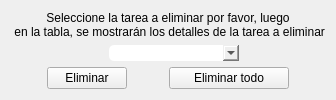
                          <widget class="QWidget" name="page_6">
                           <layout class="QGridLayout" name="gridLayout_10">
                            <item row="2" column="0">
                             <layout class="QGridLayout" name="gridLayout_9">
                              <item row="0" column="0">
                               <widget class="QPushButton" name="BotonEliminarT">
                                <property name="maximumSize">
                                 <size>
                                  <width>80</width>
                                  <height>30</height>
                                 </size>
                                </property>
                                <property name="text">
                                 <string>Eliminar</string>
                                </property>
                               </widget>
                              </item>
                              <item row="0" column="1">
                               <widget class="QPushButton" name="BotonTodo">
                                <property name="maximumSize">
                                 <size>
                                  <width>120</width>
                                  <height>30</height>
                                 </size>
                                </property>
                                <property name="text">
                                 <string>Eliminar todo</string>
                                </property>
                               </widget>
                              </item>
                             </layout>
                            </item>
                            <item row="1" column="0">
                             <layout class="QFormLayout" name="formLayout">
                              <property name="formAlignment">
                               <set>Qt::AlignHCenter|Qt::AlignTop</set>
                              </property>
                              <item row="0" column="1">
                               <widget class="QComboBox" name="TareasEliminar">
                                <property name="maximumSize">
                                 <size>
                                  <width>130</width>
                                  <height>16777215</height>
                                 </size>
                                </property>
                                <property name="styleSheet">
                                 <string notr="true">border-radius:5px</string>
                                </property>
                               </widget>
                              </item>
                             </layout>
                            </item>
                            <item row="0" column="0">
                             <layout class="QHBoxLayout" name="horizontalLayout_17">
                              <item>
                               <widget class="QLabel" name="label_4">
                                <property name="text">
                                 <string>Seleccione la tarea a eliminar por favor, luego
 en la tabla, se mostrarán los detalles de la tarea a eliminar</string>
                                </property>
                                <property name="alignment">
                                 <set>Qt::AlignCenter</set>
                                </property>
                               </widget>
                              </item>
                             </layout>
                            </item>
                           </layout>
                          </widget>
